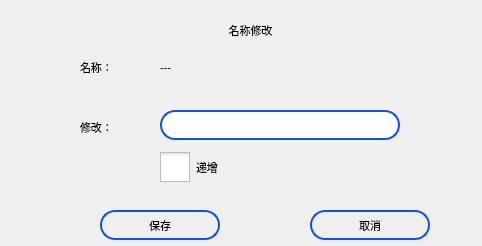
<?xml version="1.0" encoding="UTF-8"?>
<ui version="4.0">
 <class>SetCabNameDlg</class>
 <widget class="QDialog" name="SetCabNameDlg">
  <property name="geometry">
   <rect>
    <x>0</x>
    <y>0</y>
    <width>482</width>
    <height>246</height>
   </rect>
  </property>
  <property name="font">
   <font>
    <family>Ubuntu</family>
    <pointsize>8</pointsize>
    <italic>false</italic>
    <bold>false</bold>
   </font>
  </property>
  <property name="windowTitle">
   <string>Dialog</string>
  </property>
  <property name="styleSheet">
   <string notr="true">font: 8pt &quot;Ubuntu&quot;;</string>
  </property>
  <widget class="QLabel" name="label">
   <property name="geometry">
    <rect>
     <x>0</x>
     <y>10</y>
     <width>501</width>
     <height>41</height>
    </rect>
   </property>
   <property name="font">
    <font>
     <family>Ubuntu</family>
     <pointsize>8</pointsize>
     <italic>false</italic>
     <bold>false</bold>
    </font>
   </property>
   <property name="text">
    <string>名称修改</string>
   </property>
   <property name="alignment">
    <set>Qt::AlignCenter</set>
   </property>
  </widget>
  <widget class="QPushButton" name="cancelBtn">
   <property name="geometry">
    <rect>
     <x>310</x>
     <y>210</y>
     <width>120</width>
     <height>30</height>
    </rect>
   </property>
   <property name="maximumSize">
    <size>
     <width>120</width>
     <height>30</height>
    </size>
   </property>
   <property name="styleSheet">
    <string notr="true">QPushButton{
border:2px solid rgb(15,80,232);
border-radius:15px
}</string>
   </property>
   <property name="text">
    <string>取消</string>
   </property>
  </widget>
  <widget class="QPushButton" name="saveBtn">
   <property name="geometry">
    <rect>
     <x>100</x>
     <y>210</y>
     <width>120</width>
     <height>30</height>
    </rect>
   </property>
   <property name="maximumSize">
    <size>
     <width>120</width>
     <height>30</height>
    </size>
   </property>
   <property name="styleSheet">
    <string notr="true">QPushButton{
border:2px solid rgb(15,80,232);
border-radius:15px
}</string>
   </property>
   <property name="text">
    <string>保存</string>
   </property>
  </widget>
  <widget class="QLineEdit" name="nameEdit">
   <property name="geometry">
    <rect>
     <x>160</x>
     <y>110</y>
     <width>240</width>
     <height>30</height>
    </rect>
   </property>
   <property name="maximumSize">
    <size>
     <width>16777215</width>
     <height>30</height>
    </size>
   </property>
   <property name="styleSheet">
    <string notr="true">QLineEdit{
border:2px solid rgb(15,80,232);
border-radius:15px
}</string>
   </property>
  </widget>
  <widget class="QLabel" name="label_2">
   <property name="geometry">
    <rect>
     <x>80</x>
     <y>110</y>
     <width>67</width>
     <height>35</height>
    </rect>
   </property>
   <property name="text">
    <string>修改：</string>
   </property>
  </widget>
  <widget class="QLabel" name="label_3">
   <property name="geometry">
    <rect>
     <x>80</x>
     <y>50</y>
     <width>67</width>
     <height>35</height>
    </rect>
   </property>
   <property name="text">
    <string>名称：</string>
   </property>
  </widget>
  <widget class="QLabel" name="nameLab">
   <property name="geometry">
    <rect>
     <x>160</x>
     <y>50</y>
     <width>240</width>
     <height>35</height>
    </rect>
   </property>
   <property name="text">
    <string>---</string>
   </property>
  </widget>
  <widget class="QCheckBox" name="checkBox">
   <property name="geometry">
    <rect>
     <x>160</x>
     <y>152</y>
     <width>92</width>
     <height>31</height>
    </rect>
   </property>
   <property name="styleSheet">
    <string notr="true">QCheckBox::indicator{width:30px;height:30px;}</string>
   </property>
   <property name="text">
    <string>递增</string>
   </property>
  </widget>
 </widget>
 <resources/>
 <connections>
  <connection>
   <sender>cancelBtn</sender>
   <signal>clicked()</signal>
   <receiver>SetCabNameDlg</receiver>
   <slot>close()</slot>
   <hints>
    <hint type="sourcelabel">
     <x>369</x>
     <y>257</y>
    </hint>
    <hint type="destinationlabel">
     <x>256</x>
     <y>149</y>
    </hint>
   </hints>
  </connection>
 </connections>
</ui>
